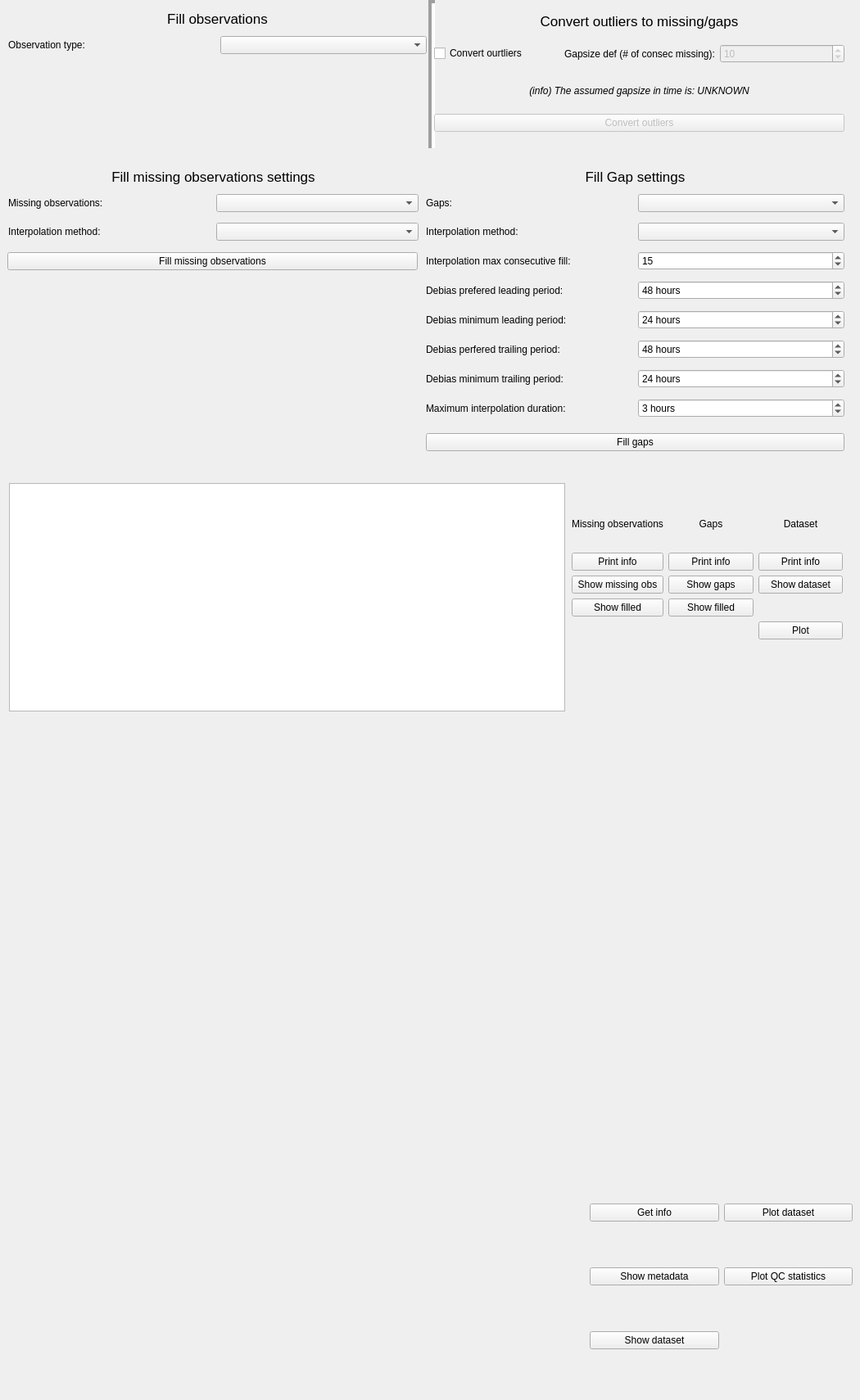
          <widget class="QWidget" name="tab_5">
           <attribute name="title">
            <string>Fill </string>
           </attribute>
           <widget class="QWidget" name="gridLayoutWidget_9">
            <property name="geometry">
             <rect>
              <x>10</x>
              <y>230</y>
              <width>501</width>
              <height>71</height>
             </rect>
            </property>
            <layout class="QGridLayout" name="gridLayout_11">
             <item row="1" column="0">
              <widget class="QLabel" name="label_90">
               <property name="text">
                <string>Interpolation method:</string>
               </property>
              </widget>
             </item>
             <item row="1" column="1">
              <widget class="QComboBox" name="missing_interp_method"/>
             </item>
             <item row="0" column="0">
              <widget class="QLabel" name="label_93">
               <property name="text">
                <string>Missing observations:</string>
               </property>
              </widget>
             </item>
             <item row="0" column="1">
              <widget class="QComboBox" name="fill_missing_technique"/>
             </item>
            </layout>
           </widget>
           <widget class="QWidget" name="horizontalLayoutWidget_32">
            <property name="geometry">
             <rect>
              <x>10</x>
              <y>10</y>
              <width>511</width>
              <height>26</height>
             </rect>
            </property>
            <layout class="QHBoxLayout" name="horizontalLayout_36">
             <item>
              <widget class="QLabel" name="label_92">
               <property name="font">
                <font>
                 <pointsize>13</pointsize>
                </font>
               </property>
               <property name="text">
                <string>Fill observations</string>
               </property>
               <property name="alignment">
                <set>Qt::AlignCenter</set>
               </property>
              </widget>
             </item>
            </layout>
           </widget>
           <widget class="QWidget" name="gridLayoutWidget_10">
            <property name="geometry">
             <rect>
              <x>10</x>
              <y>30</y>
              <width>511</width>
              <height>51</height>
             </rect>
            </property>
            <layout class="QGridLayout" name="gridLayout_12">
             <item row="0" column="0">
              <widget class="QLabel" name="label_101">
               <property name="text">
                <string>Observation type:</string>
               </property>
              </widget>
             </item>
             <item row="0" column="1">
              <widget class="QComboBox" name="fill_obstype"/>
             </item>
            </layout>
           </widget>
           <widget class="QWidget" name="gridLayoutWidget_11">
            <property name="geometry">
             <rect>
              <x>520</x>
              <y>230</y>
              <width>511</width>
              <height>291</height>
             </rect>
            </property>
            <layout class="QGridLayout" name="gridLayout_13">
             <item row="3" column="1">
              <widget class="QSpinBox" name="gap_max_interp">
               <property name="minimum">
                <number>1</number>
               </property>
               <property name="maximum">
                <number>10000</number>
               </property>
               <property name="value">
                <number>15</number>
               </property>
              </widget>
             </item>
             <item row="9" column="0">
              <widget class="QLabel" name="label_99">
               <property name="text">
                <string>Debias minimum trailing period:</string>
               </property>
              </widget>
             </item>
             <item row="10" column="0">
              <widget class="QLabel" name="label_100">
               <property name="text">
                <string>Maximum interpolation duration: </string>
               </property>
              </widget>
             </item>
             <item row="7" column="1">
              <widget class="QSpinBox" name="gap_min_lead">
               <property name="suffix">
                <string> hours</string>
               </property>
               <property name="minimum">
                <number>1</number>
               </property>
               <property name="maximum">
                <number>500</number>
               </property>
               <property name="value">
                <number>24</number>
               </property>
              </widget>
             </item>
             <item row="10" column="1">
              <widget class="QSpinBox" name="gap_debias_max_interp_hours">
               <property name="suffix">
                <string> hours</string>
               </property>
               <property name="minimum">
                <number>1</number>
               </property>
               <property name="maximum">
                <number>500</number>
               </property>
               <property name="value">
                <number>3</number>
               </property>
              </widget>
             </item>
             <item row="8" column="0">
              <widget class="QLabel" name="label_98">
               <property name="text">
                <string>Debias perfered trailing period:</string>
               </property>
              </widget>
             </item>
             <item row="6" column="1">
              <widget class="QSpinBox" name="gap_pref_lead">
               <property name="suffix">
                <string> hours</string>
               </property>
               <property name="minimum">
                <number>1</number>
               </property>
               <property name="maximum">
                <number>500</number>
               </property>
               <property name="value">
                <number>48</number>
               </property>
              </widget>
             </item>
             <item row="8" column="1">
              <widget class="QSpinBox" name="gap_pref_trail">
               <property name="suffix">
                <string> hours</string>
               </property>
               <property name="minimum">
                <number>1</number>
               </property>
               <property name="maximum">
                <number>500</number>
               </property>
               <property name="value">
                <number>48</number>
               </property>
              </widget>
             </item>
             <item row="7" column="0">
              <widget class="QLabel" name="label_91">
               <property name="text">
                <string>Debias minimum leading period:</string>
               </property>
              </widget>
             </item>
             <item row="2" column="0">
              <widget class="QLabel" name="label_96">
               <property name="text">
                <string>Interpolation method:</string>
               </property>
              </widget>
             </item>
             <item row="3" column="0">
              <widget class="QLabel" name="label_97">
               <property name="text">
                <string>Interpolation max consecutive fill:</string>
               </property>
              </widget>
             </item>
             <item row="6" column="0">
              <widget class="QLabel" name="label_95">
               <property name="text">
                <string>Debias prefered leading period:</string>
               </property>
              </widget>
             </item>
             <item row="9" column="1">
              <widget class="QSpinBox" name="gap_min_trail">
               <property name="suffix">
                <string> hours</string>
               </property>
               <property name="minimum">
                <number>1</number>
               </property>
               <property name="maximum">
                <number>500</number>
               </property>
               <property name="value">
                <number>24</number>
               </property>
              </widget>
             </item>
             <item row="2" column="1">
              <widget class="QComboBox" name="gap_interp_method"/>
             </item>
             <item row="1" column="0">
              <widget class="QLabel" name="label_94">
               <property name="text">
                <string>Gaps:</string>
               </property>
              </widget>
             </item>
             <item row="1" column="1">
              <widget class="QComboBox" name="fill_gaps_technique"/>
             </item>
            </layout>
           </widget>
           <widget class="Line" name="line_5">
            <property name="geometry">
             <rect>
              <x>517</x>
              <y>0</y>
              <width>20</width>
              <height>181</height>
             </rect>
            </property>
            <property name="font">
             <font>
              <pointsize>20</pointsize>
             </font>
            </property>
            <property name="lineWidth">
             <number>4</number>
            </property>
            <property name="orientation">
             <enum>Qt::Vertical</enum>
            </property>
           </widget>
           <widget class="QWidget" name="horizontalLayoutWidget_39">
            <property name="geometry">
             <rect>
              <x>10</x>
              <y>200</y>
              <width>501</width>
              <height>31</height>
             </rect>
            </property>
            <layout class="QHBoxLayout" name="horizontalLayout_43">
             <item>
              <widget class="QLabel" name="label_108">
               <property name="font">
                <font>
                 <pointsize>13</pointsize>
                </font>
               </property>
               <property name="text">
                <string>Fill missing observations settings</string>
               </property>
               <property name="alignment">
                <set>Qt::AlignCenter</set>
               </property>
              </widget>
             </item>
            </layout>
           </widget>
           <widget class="QWidget" name="horizontalLayoutWidget_40">
            <property name="geometry">
             <rect>
              <x>520</x>
              <y>200</y>
              <width>511</width>
              <height>31</height>
             </rect>
            </property>
            <layout class="QHBoxLayout" name="horizontalLayout_44">
             <item>
              <widget class="QLabel" name="label_109">
               <property name="font">
                <font>
                 <pointsize>13</pointsize>
                </font>
               </property>
               <property name="text">
                <string>Fill Gap settings</string>
               </property>
               <property name="alignment">
                <set>Qt::AlignCenter</set>
               </property>
              </widget>
             </item>
            </layout>
           </widget>
           <widget class="QWidget" name="horizontalLayoutWidget_41">
            <property name="geometry">
             <rect>
              <x>530</x>
              <y>10</y>
              <width>501</width>
              <height>31</height>
             </rect>
            </property>
            <layout class="QHBoxLayout" name="horizontalLayout_45">
             <item>
              <widget class="QLabel" name="label_110">
               <property name="font">
                <font>
                 <pointsize>13</pointsize>
                </font>
               </property>
               <property name="text">
                <string>Convert outliers to missing/gaps</string>
               </property>
               <property name="alignment">
                <set>Qt::AlignCenter</set>
               </property>
              </widget>
             </item>
            </layout>
           </widget>
           <widget class="QWidget" name="horizontalLayoutWidget_42">
            <property name="geometry">
             <rect>
              <x>530</x>
              <y>40</y>
              <width>501</width>
              <height>51</height>
             </rect>
            </property>
            <layout class="QHBoxLayout" name="horizontalLayout_46">
             <item>
              <widget class="QCheckBox" name="apply_convert_outl">
               <property name="text">
                <string>Convert ourtliers</string>
               </property>
              </widget>
             </item>
             <item>
              <widget class="QLabel" name="label_111">
               <property name="text">
                <string>Gapsize def (# of consec missing):</string>
               </property>
              </widget>
             </item>
             <item>
              <widget class="QSpinBox" name="gapsize_conv">
               <property name="enabled">
                <bool>false</bool>
               </property>
               <property name="minimum">
                <number>1</number>
               </property>
               <property name="maximum">
                <number>500</number>
               </property>
               <property name="value">
                <number>10</number>
               </property>
              </widget>
             </item>
            </layout>
           </widget>
           <widget class="QWidget" name="horizontalLayoutWidget_43">
            <property name="geometry">
             <rect>
              <x>530</x>
              <y>90</y>
              <width>501</width>
              <height>41</height>
             </rect>
            </property>
            <layout class="QHBoxLayout" name="horizontalLayout_47">
             <item>
              <widget class="QLabel" name="display_gapsize">
               <property name="font">
                <font>
                 <italic>true</italic>
                </font>
               </property>
               <property name="text">
                <string>(info) The assumed gapsize in time is: UNKNOWN</string>
               </property>
               <property name="alignment">
                <set>Qt::AlignCenter</set>
               </property>
              </widget>
             </item>
            </layout>
           </widget>
           <widget class="QWidget" name="horizontalLayoutWidget_44">
            <property name="geometry">
             <rect>
              <x>530</x>
              <y>130</y>
              <width>501</width>
              <height>41</height>
             </rect>
            </property>
            <layout class="QHBoxLayout" name="horizontalLayout_48">
             <item>
              <widget class="QPushButton" name="conv_outliers">
               <property name="enabled">
                <bool>false</bool>
               </property>
               <property name="text">
                <string>Convert outliers</string>
               </property>
              </widget>
             </item>
            </layout>
           </widget>
           <widget class="QPlainTextEdit" name="prompt_fill">
            <property name="geometry">
             <rect>
              <x>11</x>
              <y>590</y>
              <width>679</width>
              <height>279</height>
             </rect>
            </property>
           </widget>
           <widget class="QWidget" name="gridLayoutWidget_13">
            <property name="geometry">
             <rect>
              <x>720</x>
              <y>1420</y>
              <width>321</width>
              <height>281</height>
             </rect>
            </property>
            <layout class="QGridLayout" name="gridLayout_15">
             <item row="2" column="0">
              <widget class="QPushButton" name="show_dataset_3">
               <property name="enabled">
                <bool>true</bool>
               </property>
               <property name="text">
                <string>Show dataset</string>
               </property>
              </widget>
             </item>
             <item row="1" column="0">
              <widget class="QPushButton" name="show_metadata_3">
               <property name="enabled">
                <bool>true</bool>
               </property>
               <property name="text">
                <string>Show metadata</string>
               </property>
              </widget>
             </item>
             <item row="0" column="0">
              <widget class="QPushButton" name="get_info_3">
               <property name="enabled">
                <bool>true</bool>
               </property>
               <property name="text">
                <string>Get info</string>
               </property>
               <property name="checkable">
                <bool>false</bool>
               </property>
              </widget>
             </item>
             <item row="0" column="1">
              <widget class="QPushButton" name="plot_dataset_4">
               <property name="enabled">
                <bool>true</bool>
               </property>
               <property name="text">
                <string>Plot dataset</string>
               </property>
              </widget>
             </item>
             <item row="1" column="1">
              <widget class="QPushButton" name="plot_dataset_5">
               <property name="enabled">
                <bool>true</bool>
               </property>
               <property name="text">
                <string>Plot QC statistics</string>
               </property>
              </widget>
             </item>
            </layout>
           </widget>
           <widget class="QWidget" name="gridLayoutWidget_14">
            <property name="geometry">
             <rect>
              <x>698</x>
              <y>610</y>
              <width>331</width>
              <height>171</height>
             </rect>
            </property>
            <layout class="QGridLayout" name="gridLayout_16">
             <item row="2" column="2">
              <widget class="QPushButton" name="show_dataset_4">
               <property name="enabled">
                <bool>true</bool>
               </property>
               <property name="text">
                <string>Show dataset</string>
               </property>
              </widget>
             </item>
             <item row="1" column="0">
              <widget class="QPushButton" name="print_missing_info">
               <property name="enabled">
                <bool>true</bool>
               </property>
               <property name="text">
                <string>Print info</string>
               </property>
               <property name="checkable">
                <bool>false</bool>
               </property>
              </widget>
             </item>
             <item row="2" column="1">
              <widget class="QPushButton" name="show_gaps">
               <property name="text">
                <string>Show gaps</string>
               </property>
              </widget>
             </item>
             <item row="0" column="0">
              <widget class="QLabel" name="label_106">
               <property name="text">
                <string>Missing observations</string>
               </property>
               <property name="alignment">
                <set>Qt::AlignCenter</set>
               </property>
              </widget>
             </item>
             <item row="2" column="0">
              <widget class="QPushButton" name="show_missing">
               <property name="text">
                <string>Show missing obs</string>
               </property>
              </widget>
             </item>
             <item row="1" column="2">
              <widget class="QPushButton" name="print_dataset_info">
               <property name="enabled">
                <bool>true</bool>
               </property>
               <property name="text">
                <string>Print info</string>
               </property>
              </widget>
             </item>
             <item row="0" column="1">
              <widget class="QLabel" name="label_107">
               <property name="text">
                <string>Gaps</string>
               </property>
               <property name="alignment">
                <set>Qt::AlignCenter</set>
               </property>
              </widget>
             </item>
             <item row="1" column="1">
              <widget class="QPushButton" name="print_gap_info">
               <property name="enabled">
                <bool>true</bool>
               </property>
               <property name="text">
                <string>Print info</string>
               </property>
              </widget>
             </item>
             <item row="0" column="2">
              <widget class="QLabel" name="label_112">
               <property name="text">
                <string>Dataset</string>
               </property>
               <property name="alignment">
                <set>Qt::AlignCenter</set>
               </property>
              </widget>
             </item>
             <item row="3" column="0">
              <widget class="QPushButton" name="show_filled_missing">
               <property name="text">
                <string>Show filled</string>
               </property>
              </widget>
             </item>
             <item row="3" column="1">
              <widget class="QPushButton" name="show_filled_gaps">
               <property name="text">
                <string>Show filled</string>
               </property>
              </widget>
             </item>
             <item row="4" column="2">
              <widget class="QPushButton" name="plot_dataset_6">
               <property name="text">
                <string>Plot</string>
               </property>
              </widget>
             </item>
            </layout>
           </widget>
           <widget class="QWidget" name="horizontalLayoutWidget_33">
            <property name="geometry">
             <rect>
              <x>9</x>
              <y>299</y>
              <width>501</width>
              <height>41</height>
             </rect>
            </property>
            <layout class="QHBoxLayout" name="horizontalLayout_37">
             <item>
              <widget class="QPushButton" name="fill_missing">
               <property name="text">
                <string>Fill missing observations</string>
               </property>
              </widget>
             </item>
            </layout>
           </widget>
           <widget class="QWidget" name="horizontalLayoutWidget_34">
            <property name="geometry">
             <rect>
              <x>520</x>
              <y>520</y>
              <width>511</width>
              <height>41</height>
             </rect>
            </property>
            <layout class="QHBoxLayout" name="horizontalLayout_38">
             <item>
              <widget class="QPushButton" name="fill_gaps">
               <property name="text">
                <string>Fill gaps</string>
               </property>
              </widget>
             </item>
            </layout>
           </widget>
          </widget>
